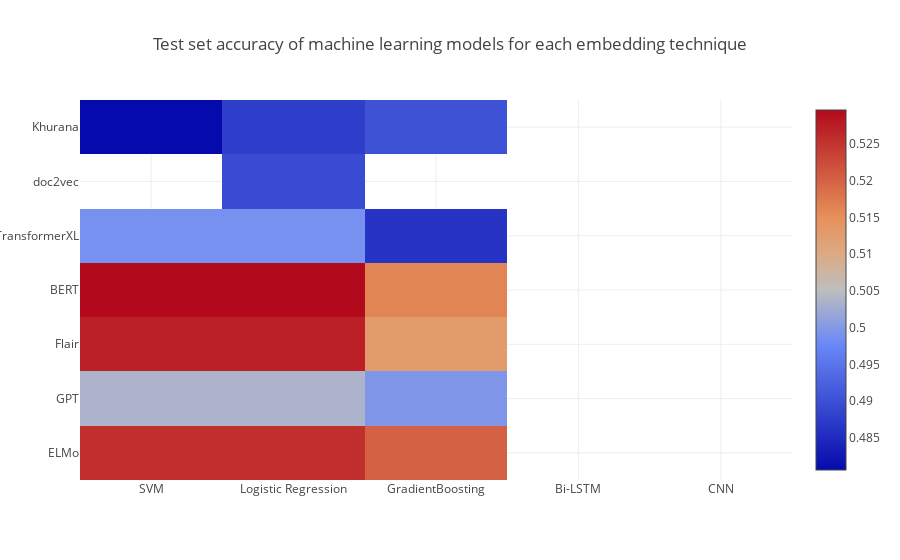

Source (notebook cell):
### Code cell
data = [go.Heatmap( z = [[0.525691699604743, 0.525691699604743, 0.5201581027667984, np.nan, np.nan], 
                         [0.5035573122529644, 0.5035573122529644, 0.49960474308300395, np.nan, np.nan], 
                         [0.5272727272727272, 0.5272727272727272, 0.5130434782608696, np.nan, np.nan], 
                         [0.5296442687747036, 0.5296442687747036, 0.516205533596863, np.nan, np.nan],
                         [0.49881422924901186, 0.49881422924901186, 0.48616600790513836, np.nan, np.nan],
                         [np.nan, 0.4893280632411067, np.nan, np.nan, np.nan],
                         [0.4806, 0.4876, 0.4903, np.nan, np.nan]],
                    x = ['SVM', 'Logistic Regression', 'GradientBoosting', 'Bi-LSTM', 'CNN'],
                    y = ['ELMo', 'GPT', 'Flair', 'BERT', 'TransformerXL', 'doc2vec', 'Khurana'])]


layout = go.Layout(
    title = 'Test set accuracy of machine learning models for each embedding technique',
    xaxis = dict(ticks=''),
    yaxis = dict(ticks='' )
)

fig = go.Figure(data = data, layout = layout)

iplot(fig)

### Figure 1 — Plotly figure (JSON) as saved in the notebook; plotly's stock layout.template omitted (floating-point values rounded to 4 significant figures)
{"data": [{"type": "heatmap", "uid": "ef93a063-96e1-4fa7-991a-218b0d28c1d4", "x": ["SVM", "Logistic Regression", "GradientBoosting", "Bi-LSTM", "CNN"], "y": ["ELMo", "GPT", "Flair", "BERT", "TransformerXL", "doc2vec", "Khurana"], "z": [[0.5257, 0.5257, 0.5202, null, null], [0.5036, 0.5036, 0.4996, null, null], [0.5273, 0.5273, 0.513, null, null], [0.5296, 0.5296, 0.5162, null, null], [0.4988, 0.4988, 0.4862, null, null], [null, 0.4893, null, null, null], [0.4806, 0.4876, 0.4903, null, null]]}], "layout": {"title": {"text": "Test set accuracy of machine learning models for each embedding technique"}, "xaxis": {"ticks": ""}, "yaxis": {"ticks": ""}}}
